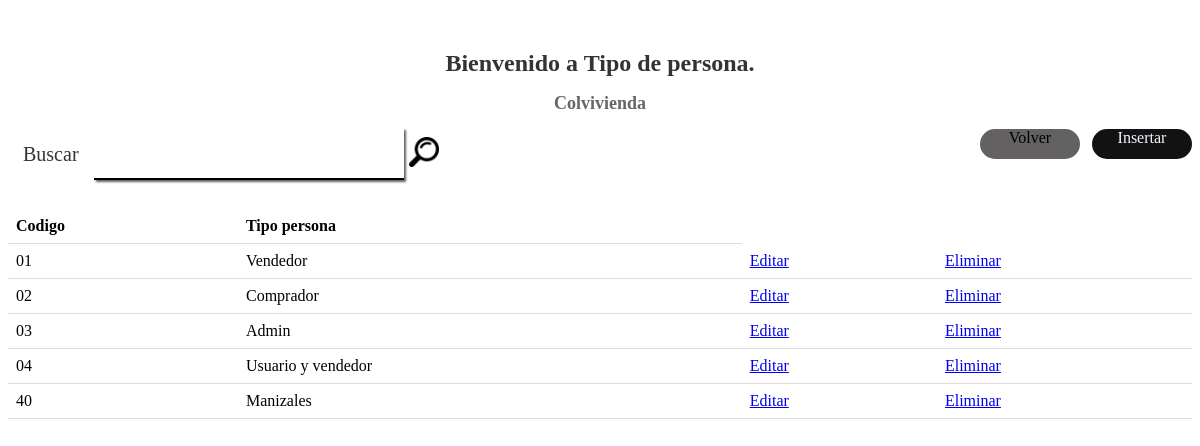
Before: /read/pagina_de_tipo_persona.php with the older database file.
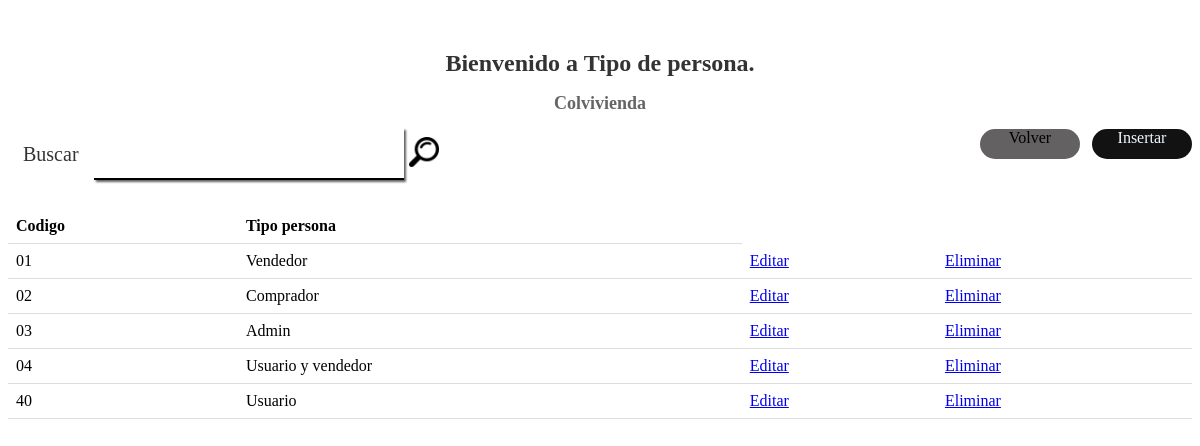
After: the same page with the newer database file.
### tables this page shows
CREATE TABLE `tipo_persona` (
  `codigo_tipo` varchar(2) NOT NULL,
  `descripcion` varchar(50) NOT NULL,
  PRIMARY KEY (`codigo_tipo`)
);

### read/pagina_de_tipo_persona.php (the view, shortened to what this page needs)
<!DOCTYPE html>
<html lang="en">
<head>
  <link rel="stylesheet" href="../css/reads.css">
</head>
<body>
  <div class="letrero">
    <h1>Bienvenido a Tipo de persona.</h1>
    <h2>Colvivienda</h2>
  </div>
  <div class="container">
    <form name="buscar" id="buscar" action="" class="container__form">
      <label class="container__label" for="buscar">Buscar</label>
      <div class="container__input">
        <input class="container__input-text" type="text" name="buscar" id="buscar">
      </div>
      <a href="#" onclick="document.getElementById('buscar').submit();">
        <img class="container__img" src="../imgs/lupa.png" alt="lupa">
      </a>
    </form>
    <div class="container__boton">
      <div class="container__boton-volver">
        <a href="botones.php" class="container__boton-volver-text">Volver</a>
      </div>
      <div class="container__boton-insertar">
        <a href="../Insert/insert_tipo_persona-forma.php" class="container__boton-insertar-text">Insertar</a>
      </div>
    </div>
  </div>
  <?php
  $mysql_host = 'localhost';
  $mysql_user = 'root';
  $password = '';
  $dbhandle = mysqli_connect($mysql_host, $mysql_user, $password) or die('Problemas de conexión con DB');
  if (empty($_GET['buscar'])) {
    $matriz = mysqli_query($dbhandle, "select * from tipo_persona;");
  } else {
    $matriz = mysqli_query($dbhandle, "select * from tipo_persona where descripcion like '%" . $_GET['buscar'] . "%';");
    $vregistros = mysqli_num_rows($matriz);
    if ($vregistros == 0) {
      echo "no se encontraron registros";
    }
  }
  echo "<table>";
  echo "
      <tr>
        <th>Codigo</th>
        <th>Tipo persona</th>
     </tr>";
  while ($row = mysqli_fetch_array($matriz, MYSQLI_ASSOC)) {
    echo "<tr>";
    echo "<td>" . $row['codigo_tipo'] . "</td>";
    echo "<td>" . $row['descripcion'] . "</td>";
    echo "<td><a href='../update/tipo-persona_edit.php?codigo=" . $row['codigo_tipo'] . "'>Editar</a></td>";
    echo "<td><a href='javascript:preguntar(\"" . $row['codigo_tipo'] . "\")'>Eliminar</a></td>";
  }
  echo "</table>";
  ?>
</body>
</html>

Changed rows visible on the page:
changed tipo_persona id 40: descripcion "Manizales" → "Usuario"
